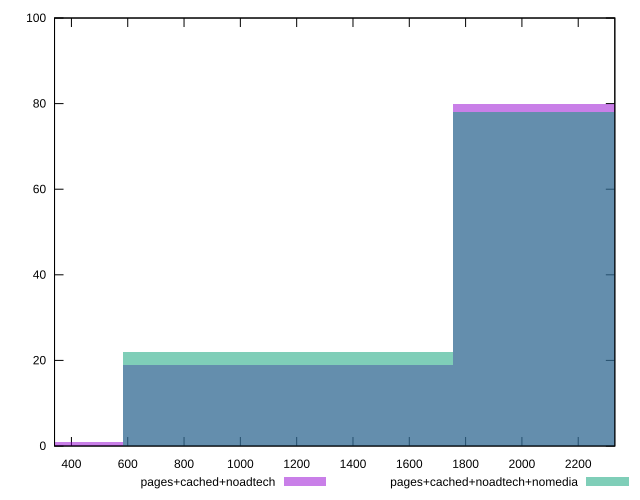

The gnuplot source for this figure:
reset

$pagesCachedNoadtech <<EOF
2338.039202254562 80
1169.019601127281 19
0 1
EOF

$pagesCachedNoadtechNomedia <<EOF
2338.039202254562 78
1169.019601127281 22
EOF

set key outside below
set boxwidth 1169.019601127281
set xrange [340:2330]
set yrange [0:100]
set trange [0:100]
set style fill transparent solid 0.5 noborder
set terminal svg size 640, 500 enhanced background rgb 'white'
set output "report_00013_2021-02-09T12-04-24.940Z/unused-javascript/comparison/histogram/2_vs_3.svg"

plot $pagesCachedNoadtech title "pages+cached+noadtech" with boxes, \
     $pagesCachedNoadtechNomedia title "pages+cached+noadtech+nomedia" with boxes

reset
